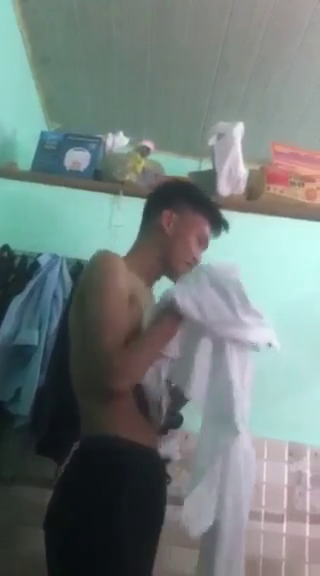
#> input picture frame 44 of video/binhoccho.mp4, 320 x 576 px
$ python videotoascii.py
#> lines starting #> are read from the running program, lines starting #| are printed output that depends on the picture
from PIL import Image as anh
from PIL import ImageDraw as anh1
from PIL import ImageFont as anh2
import os
from time import sleep as s
import math
import cv2
from colorama import Fore,Back,Style
from colorama import init,AnsiToWin32
import random
import sys
init(wrap= False)
stream= AnsiToWin32(sys.stderr).stream
mau = Fore.RED, Fore.BLUE, Fore.GREEN, Fore.YELLOW, Fore.WHITE

def build():
    # [4 lines of commented-out code are left out]
    chars = "#Wo- "[::-1]
    charArray = list(chars)
    charLength = len(charArray)
    interval = charLength/256

    #scaleFactor = 0.2189
    scaleFactor = 0.24 # 0.2 0.325
    oneCharWidth = 10
    oneCharHeight = 24 #30

    def getChar(inputInt):
        return charArray[math.floor(inputInt*interval)]
    ###
    i = 1
    cap = cv2.VideoCapture("binhoccho.mp4")
    #quay lai video
    #####
    w = 640
    h = 480
    kt = (w,h)
    result = cv2.VideoWriter('videoascii.avi',cv2.VideoWriter_fourcc(*'MJPG'),10,kt)
    ###
    clearscreen = 0
    while True:
        clearscreen+=1
        text_file = open("Output.txt", "w")
        sucsess, frame = cap.read() #doc cam
#> frame is the input picture: shape (576, 320, 3); mean B, G, R 123.5, 125.6, 114
    	#cv2.imshow("Nhan giu C de chup (Hoac) nhan giu Q de thoat",frame) #show cam
    	#frame = cv2.resize(frame,(950,900))
        try:
            cv2.imwrite("anhchupascii"+".png",frame)
        except:
            break
        im = anh.open("anhchupascii"+".png")
    	######font
        fnt = anh2.truetype('C:\\Windows\\Fonts\\lucon.ttf', 15)
    	#######
        width, height = im.size
#> width = 320; height = 576
        im = im.resize((int(scaleFactor*width), int(scaleFactor*height*(oneCharWidth/oneCharHeight))), anh.NEAREST)
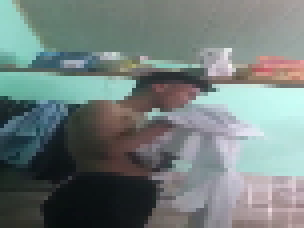
#> im: PIL image 76x57 RGB (shown 4 times larger); mean R, G, B 114, 125.6, 123.4
        width, height = im.size
#> width = 76; height = 57
        pix = im.load()
        ### ve chu len hinh
        outputImage = anh.new('RGB', (oneCharWidth * width, oneCharHeight * height), color = (0, 0, 0))
#> outputImage: PIL image 760x1368 RGB; every value is 0
        d = anh1.Draw(outputImage)
    	#####
        for i in range(height):
            for j in range(width):
                pixel = pix[j, i]
                r, g, b = pixel[0], pixel[1], pixel[2]
                h = int(r/3 + g/3 + b/3)
                pix[j, i] = (h, h, h)
                text_file.write(getChar(h))
            text_file.write('\n')
    		###
            d.text((j*oneCharWidth, i*oneCharHeight), getChar(h), font = fnt, fill = (r, g, b))
    		#####
        f = open("Output.txt", "r")
        print(100*"\t"+f.read())
        if(clearscreen==200):
            #os.system("cls")
            clearscreen=0
    	#f.close()
    	#os.remove("Output.txt")
    	#os.system("cls")
        if cv2.waitKey(1) & 0xFF == ord('q'):
#> (key q is pressed here)
            break
		#i+=1
	####
#os.system("color f4")
build()

$ run again, starting later in the video
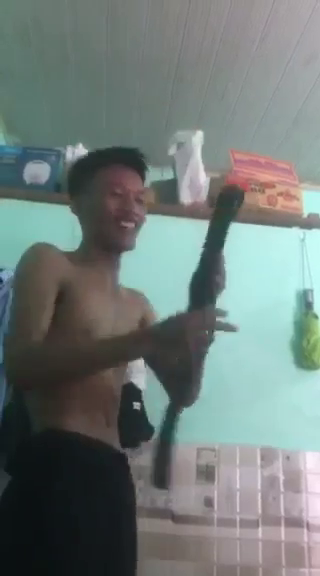
#> input picture frame 201 of video/binhoccho.mp4, 320 x 576 px
#> in build, frame is the input picture: shape (576, 320, 3); mean B, G, R 119.9, 122.7, 111.8
#> in build, `im = im.resize((int(scaleFactor*width), int(scaleFactor*height*(oneCha..`:
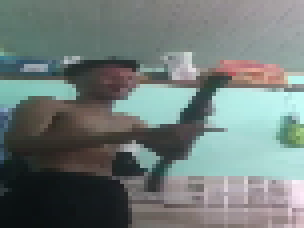
#> im: PIL image 76x57 RGB (shown 4 times larger); mean R, G, B 112, 122.9, 120
#> outputImage: PIL image 760x1368 RGB; every value is 0

$ run again, starting later in the video
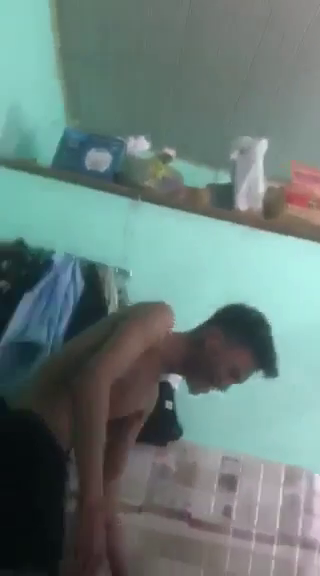
#> input picture frame 357 of video/binhoccho.mp4, 320 x 576 px
#> in build, frame is the input picture: shape (576, 320, 3); mean B, G, R 120.4, 124.3, 104.4
#> in build, `im = im.resize((int(scaleFactor*width), int(scaleFactor*height*(oneCha..`:
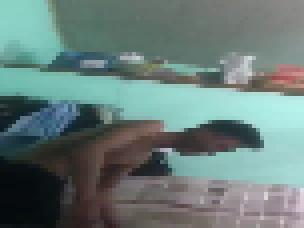
#> im: PIL image 76x57 RGB (shown 4 times larger); mean R, G, B 104.3, 124.2, 120.4
#> outputImage: PIL image 760x1368 RGB; every value is 0
